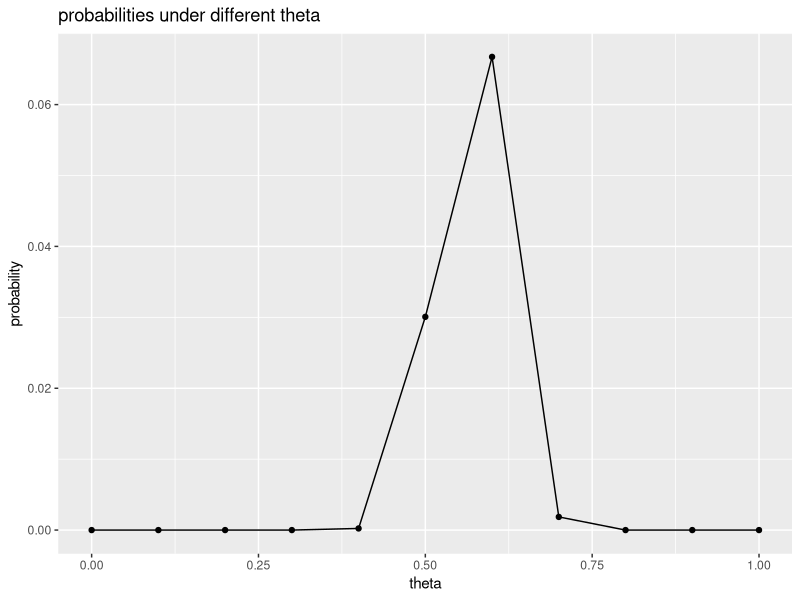
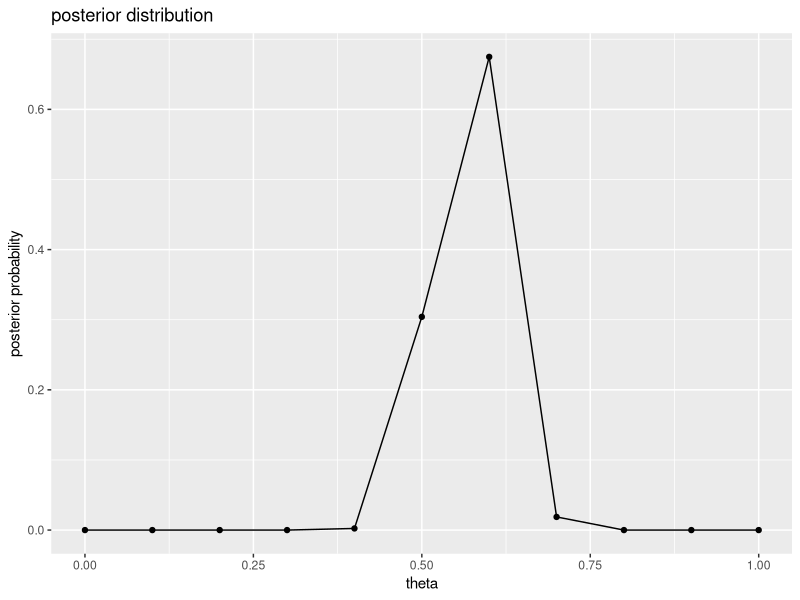
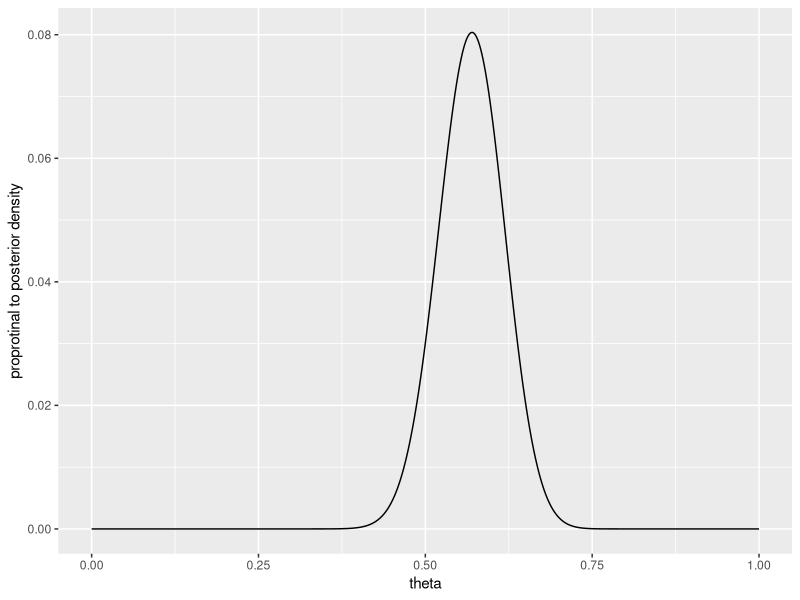
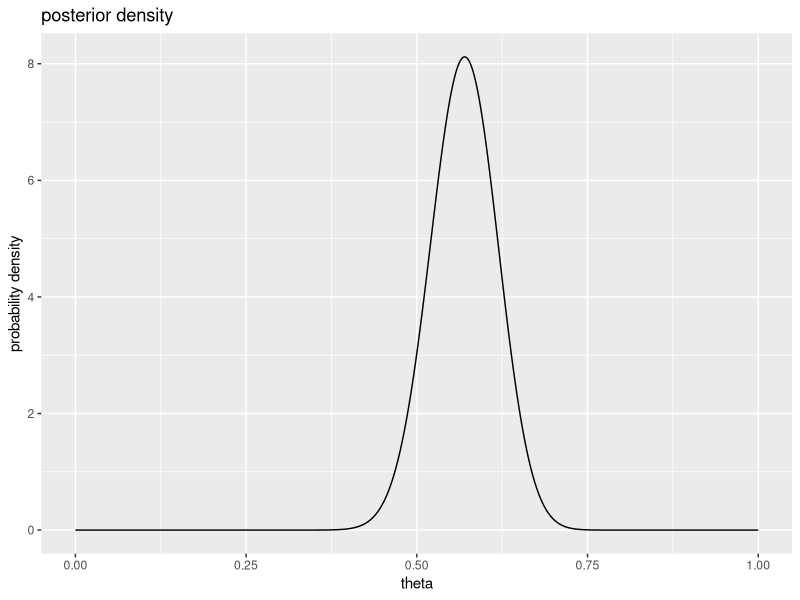
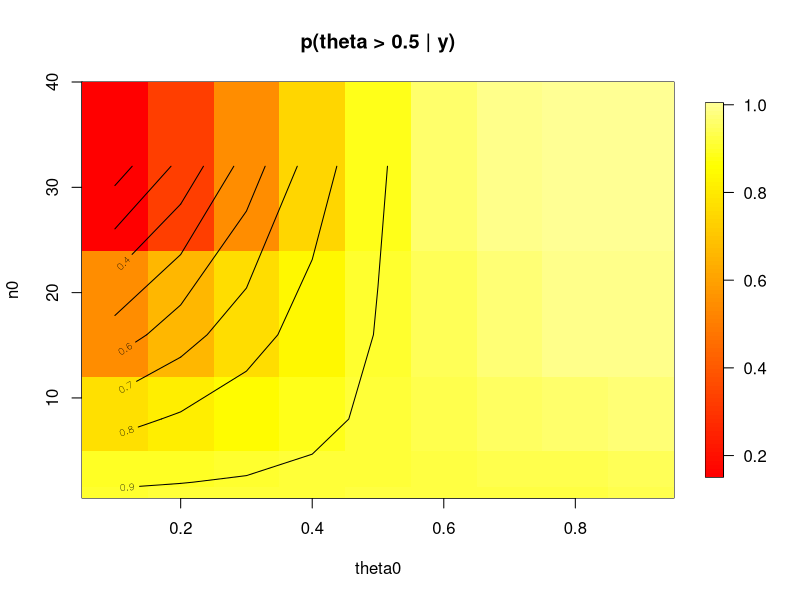
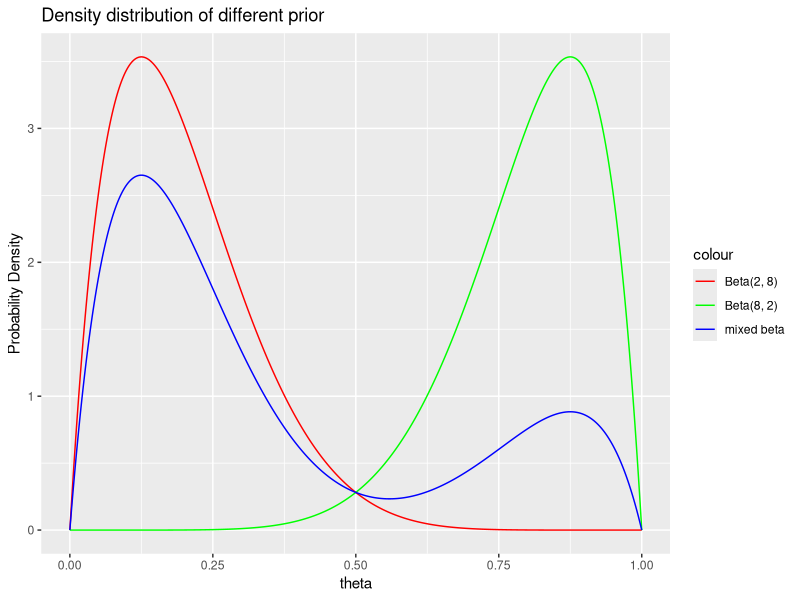
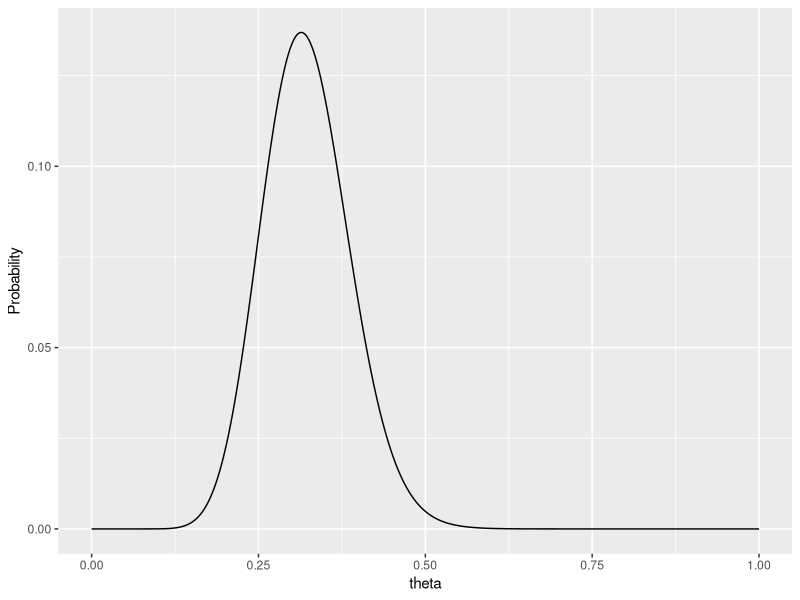

Write R code to recreate these figures, in order.
library(tidyverse)
library(fields)

# 3.1.b
post_theta_df <- NULL 
for (theta in seq(0,1,0.1)) {
  prob <- choose(100, 57) * theta^57 * ((1 - theta)^(100 - 57))
  post_theta_df <- rbind(post_theta_df, data.frame(theta = theta, probability = prob))
}
post_theta_df %>%  ggplot() +
  geom_point(aes(x = theta, y = probability)) +
  geom_line(aes(x = theta, y = probability)) +
  labs(title = "probabilities under different theta", x = "theta", y = "probability")


# 3.1.c
post_theta_df <- NULL 
prior_theta <- 1/11
marginal_density <- 0
probability <- NULL
for (theta in seq(0,1,0.1)) {
  prob <- choose(100, 57) * theta^57 * ((1 - theta)^(100 - 57))
  probability <- rbind(probability, data.frame(theta = theta, probability = prob))
  marginal_prob <- prob*prior_theta
  marginal_density <- marginal_density + marginal_prob
  post_theta_df <- rbind(post_theta_df, data.frame(theta = theta, probability = prob))
}

post_theta_df <- post_theta_df %>%
  mutate(post_prob = (probability * 1/11)/marginal_density)

post_theta_df %>%  ggplot() +
  geom_point(aes(x = theta, y = post_prob)) +
  geom_line(aes(x = theta, y = post_prob)) +
  labs(title = "posterior distribution", x = "theta", y = "posterior probability")


# 3.1.d
post_theta_df <- NULL 
prior_theta <- 1
for (theta in seq(0,1,0.001)) {
  prob <- prior_theta * choose(100, 57) * theta^57 * ((1 - theta)^(100 - 57))
  post_theta_df <- rbind(post_theta_df, data.frame(theta = theta, probability = prob))
}

post_theta_df %>%  ggplot() +
  geom_line(aes(x = theta, y = probability)) +
  labs( x = "theta", y = "proprotinal to posterior density")


# 3.1.e
theta <- seq(0,1,0.001)
density <- dbeta(x=theta, 1+57, 1+100-57)
post_theta_df <- data.frame(theta = theta, density = density)
post_theta_df %>%  ggplot() +
  geom_line(aes(x = theta, y = density)) +
  labs(title = "posterior density", x = "theta", y = "probability density")


# 3.2
y <- 57
total <- 100
w <- 0.5
theta0 <- seq(0.1, 0.9, 0.1)
n0 <- c(1, 2, 8, 16, 32)
prior.a = post.a = prior.b = post.b = post.prob.theta = matrix(0,length(theta0),length(n0))

for(i in 1:length(theta0)){
  for(j in 1:length(n0)){
    prior.a[i, j] <- theta0[i] * n0[j]
    prior.b[i, j] <- (1 - theta0[i]) * n0[j]
    
    post.a <- prior.a[i, j] + y
    post.b <- prior.b[i, j] + total - y
    post.prob.theta[i, j] <- 1 - pbeta(w, post.a, post.b)
  }
}

image.plot(theta0, n0, post.prob.theta,
           xlab = "theta0", ylab = "n0",
           main = "p(theta > 0.5 | y)", col = heat.colors(100)[1:90])

contour(theta0, n0, post.prob.theta, add=TRUE)


# 3.4.a
theta <- seq(0, 1, 0.001)
prior <- ggplot() +
  geom_line(aes(x = theta, y = dbeta(theta, 2, 8))) +
  labs(title = "prior distribution", x = "theta",y = "Probability Density")
sample_model <- ggplot() +
  geom_line(aes(x = theta,y = choose(43, 15) * theta^15 * (1 - theta)^(43 - 15))) +
  labs(title = "Probability Distribution of y given theta", x = "theta", y = "Probability")
post <- ggplot() +
  geom_line(aes(x = theta, y = dbeta(theta, 2 + 15, 8 + 43 - 15))) +
  labs(title = "Posterior distribution of theta", x = "theta", y = "Probability Density")

lower <- qbeta(0.025, 17, 36, ncp = 0, lower.tail = TRUE, log.p = FALSE)
upper <- qbeta(0.975, 17, 36, ncp = 0, lower.tail = TRUE, log.p = FALSE)


# 3.4.b
theta <- seq(0, 1, 0.001)
prior <- ggplot() +
  geom_line(aes(x = theta, y = dbeta(theta, 8,2))) +
  labs(title = "prior distribution", x = "theta",y = "Probability Density")
sample_model <- ggplot() +
  geom_line(aes(x = theta,y = choose(43, 15) * theta^15 * (1 - theta)^(43 - 15))) +
  labs(title = "Probability Distribution of y given theta", x = "theta", y = "Probability")
post <- ggplot() +
  geom_line(aes(x = theta, y = dbeta(theta, 8 + 15, 2 + 43 - 15))) +
  labs(title = "Posterior distribution of theta", x = "theta", y = "Probability Density")

lower <- qbeta(0.025, 23, 30, ncp = 0, lower.tail = TRUE, log.p = FALSE)
upper <- qbeta(0.975, 23, 30, ncp = 0, lower.tail = TRUE, log.p = FALSE)


# 3.4.c
theta_prior_df <- NULL
for (theta in seq(0,1,0.001)) {
  beta1 <- dbeta(theta, 2, 8) 
  beta2 <- dbeta(theta, 8, 2) 
  beta3 <- (3 * beta1 + beta2) / 4
  theta_prior_df <- rbind(theta_prior_df,data.frame(theta = theta,beta1 = beta1,beta2 = beta2, beta3 = beta3))
}

color_legend = c("Beta(2, 8)" = "red",
                 "Beta(8, 2)" = "green",
                 "mixed beta" = "blue")

ggplot(data = theta_prior_df, aes(x = theta)) +
  geom_line(aes(y = beta1, color = "Beta(2, 8)")) +
  geom_line(aes(y = beta2, color = "Beta(8, 2)")) +
  geom_line(aes(y = beta3, color = "mixed beta")) +
  scale_color_manual(values = color_legend) +
  labs(title = "Density distribution of different prior",
       x = "theta",
       y = "Probability Density")


# 3.4.d.iii.
combine_theta_df <- NULL
for (theta in seq(0,1,0.001)) {
  beta1 <- dbeta(theta, 2, 8) 
  beta2 <- dbeta(theta, 8, 2) 
  prior_theta <- (3 * beta1 + beta2) / 4
  sample_model <- choose(43, 15) * theta^15 * (1 - theta)^(43 - 15)
  prob <- prior_theta*sample_model
  
  combine_theta_df <- rbind(combine_theta_df,data.frame(theta = theta,prob = prob))
}
combine_theta_df %>%
  ggplot() +
  geom_line(aes(x = theta, y = prob)) +
  labs(x = "theta",y = "Probability")

combine_theta_df$theta[which(combine_theta_df$prob == max(combine_theta_df$prob))]
